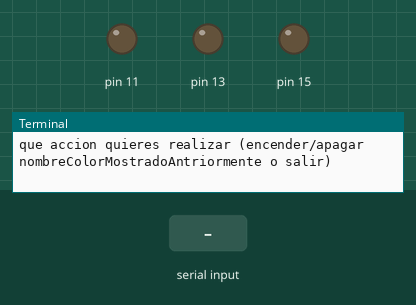
This program was run on a simulated Raspberry Pi (header pin numbers). On the bench: output pins drawn as LEDs (lit = HIGH), the last lines printed to the terminal. The inputs (shaded band) are chosen by the test bench.

Above: at 1.2 s.
1.3 s: "encender rojo" typed at the terminal, then Enter
At 2.5 s:
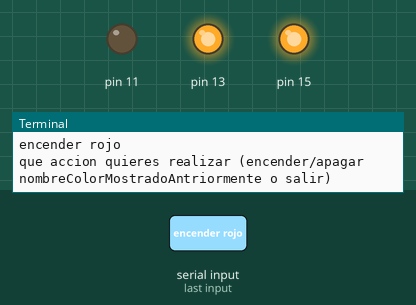
2.8 s: "apagar rojo" typed at the terminal, then Enter
At 3.7 s:
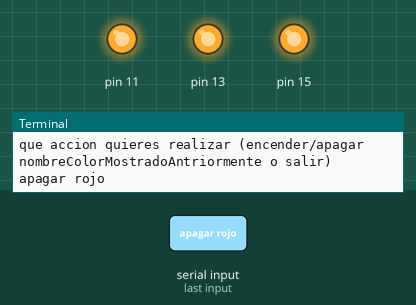
4.3 s: "encender verde" typed at the terminal, then Enter
At 4.8 s:
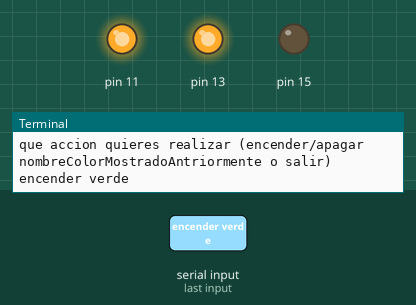
5.8 s: "encender azul" typed at the terminal, then Enter
At 7.0 s:
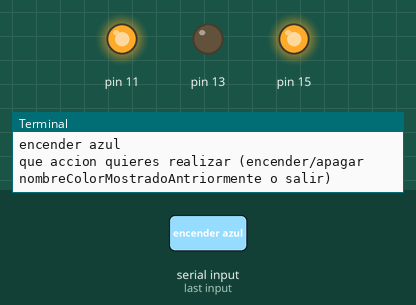
7.3 s: "encender amarillo" typed at the terminal, then Enter
At 8.3 s:
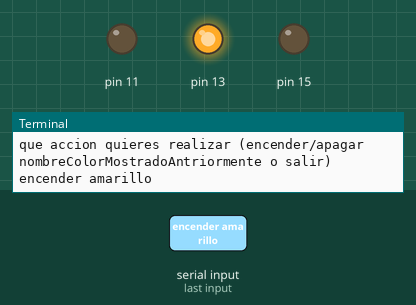
8.8 s: "encender rosa" typed at the terminal, then Enter
At 9.5 s:
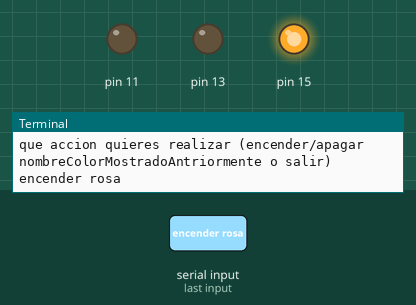
Timing chart, 0 to 11.3 s (numbered marks = the images above; inputs shaded):
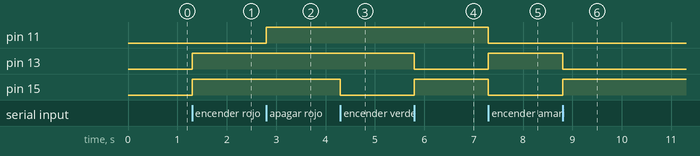

Measured:
- after the input at 1.3 s, pin 13, pin 15: LOW → HIGH at once
- after the input at 2.8 s, pin 11: LOW → HIGH at once
- after the input at 4.3 s, pin 15: HIGH → LOW at once
- after the input at 5.8 s, pin 13: HIGH → LOW at once; pin 15: LOW → HIGH at once
- after the input at 7.3 s, pin 11, pin 15: HIGH → LOW at once; pin 13: LOW → HIGH at once
- after the input at 8.8 s, pin 13: HIGH → LOW at once; pin 15: LOW → HIGH at once

The program:

ledRGB.py
```python
import time, sys
import RPi.GPIO as GPIO

rojoPin = 11
azulPin = 13
verdePin = 15


def encender(pin):
    GPIO.setmode(GPIO.BOARD)
    GPIO.setup(pin, GPIO.OUT)
    GPIO.output(pin, GPIO.LOW)

def apagar(pin):
    GPIO.setmode(GPIO.BOARD)
    GPIO.setup(pin, GPIO.OUT)
    GPIO.output(pin, GPIO.HIGH)

def encenderRojo():
    encender(rojoPin)
    apagar(azulPin)
    apagar(verdePin)

def encenderVerde():
    encender(verdePin)
    apagar(azulPin)
    apagar(rojoPin)

def encenderAzul():
    encender(azulPin)
    apagar(verdePin)
    apagar(rojoPin)

def encenderRosa():
    encender(azulPin)
    encender(rojoPin)
    apagar(verdePin)

def encenderBlanco():
    encender(azulPin)
    encender(rojoPin)
    encender(verdePin)

def encenderAmarillo():
    encender(verdePin)
    encender(rojoPin)
    apagar(azulPin)

def encenderAzulClarito():
    GPIO.setmode(GPIO.BOARD)
    encender(verdePin)
    encender(azulPin)
    apagar(rojoPin)

def main():

    flag = False
    print("los colores disponibles para encender o apagar son: rojo,verde,azul,rosa,blanco,amarillo y azulClarito")
    print("si no funciona es por que has escrito mal el comando,vuelve a intentarlo o lee el read.me")
    while flag == False:
        accion_usuario = input("que accion quieres realizar (encender/apagar nombreColorMostradoAntriormente o salir) ")
        if accion_usuario == "encender rojo":
            encenderRojo()
        elif accion_usuario == "apagar rojo":
            apagar(rojoPin)

        elif accion_usuario == "encender verde":
            encenderVerde()
        elif accion_usuario == "apagar verde":
            apagar(verdePin)

        elif accion_usuario == "encender azul":
            encenderAzul()
        elif accion_usuario == "apagar azul":
            apagar(azulPin)

        elif accion_usuario == "encender amarillo":
            encenderAmarillo()
        elif accion_usuario == "apagar amarillo":
            apagar(rojoPin)
            apagar(verdePin)

        elif accion_usuario == "encender rosa":
            encenderRosa()
        elif accion_usuario == "apagar rosa":
            apagar(rojoPin)
            apagar(azulPin)

        elif accion_usuario == "encender blanco":
            encenderBlanco()
        elif accion_usuario == "apagar blanco":
            apagar(rojoPin)
            apagar(azulPin)
            apagar(verdePin)
        elif accion_usuario == "encender azulClarito":
            encenderAzulClarito()
        elif accion_usuario == "apagar azulClarito":
            apagar(verdePin)
            apagar(azulPin)
        elif accion_usuario == "salir":
            flag = True
            GPIO.cleanup()
        else:
            print("error,has escrito mal algo")

        time.sleep(1)

if __name__ == "__main__":
    main()
```
